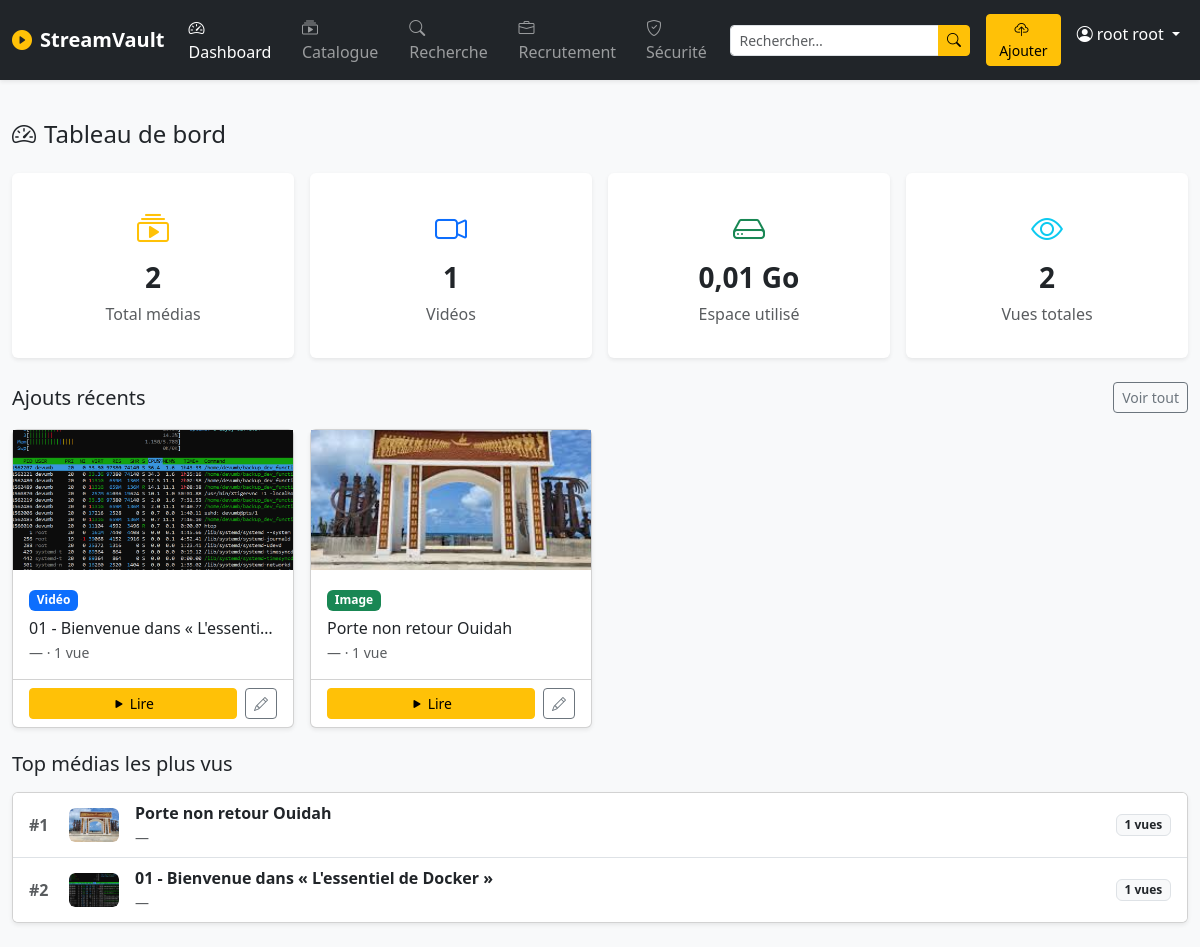
The page /play/ (signed in) on the database its author committed.
### authentification/models.py (models this page shows, shortened)
class User(AbstractUser):
    username = None
    email = models.EmailField(max_length=100 , blank=True, null=True, unique=True)
    nom = models.CharField(max_length=50, blank=False, null=False)
    prenoms = models.CharField(max_length=65, blank=False, null=False)
    photo_url = models.ImageField(upload_to='photo/')
    creat_at = models.DateTimeField(auto_now_add=True, editable=False)
    update_at = models.DateTimeField(auto_now=True)
    is_staff = models.BooleanField(default=False)
    is_active = models.BooleanField(default=True, auto_created=True)
    is_superuser = models.BooleanField(default=False)
    USERNAME_FIELD = 'email'
    REQUIRED_FIELDS = ["nom", "prenoms"]
    objects = UserManager()
    @property
    def full_name(self):
        return f"{self.nom} {self.prenoms}"

### greenplay/models.py (models this page shows, shortened)
class Media(models.Model):
    TYPE_VIDEO = "video"
    TYPE_IMAGE = "image"
    TYPE_AUDIO = "audio"
    MEDIA_TYPES = [
        (TYPE_VIDEO, "Vidéo"),
        (TYPE_IMAGE, "Image"),
        (TYPE_AUDIO, "Audio"),
    ]
    VISIBILITY_PUBLIC = "public"
    VISIBILITY_PRIVATE = "private"
    VISIBILITY_INVITE = "invite"
    VISIBILITY_CHOICES = [
        (VISIBILITY_PUBLIC, "Public"),
        (VISIBILITY_PRIVATE, "Privé"),
        (VISIBILITY_INVITE, "Sur invitation"),
    ]
    LICENSE_CHOICES = [
        ("proprietary", "Propriétaire"),
        ("cc_by", "CC BY"),
        ("cc_by_sa", "CC BY-SA"),
        ("public_domain", "Domaine public"),
    ]
    title = models.CharField(max_length=255, verbose_name="Titre")
    slug = models.SlugField(max_length=255, unique=True, blank=True)
    description = models.TextField(blank=True, verbose_name="Description")
    media_type = models.CharField(
        max_length=10, choices=MEDIA_TYPES, verbose_name="Type de média"
    )
    file = models.FileField(
        upload_to=media_upload_path, verbose_name="Fichier média"
    )
    thumbnail = models.ImageField(
        upload_to=thumbnail_upload_path,
        blank=True,
        null=True,
        verbose_name="Miniature",
    )
    category = models.ForeignKey(
        Category,
        on_delete=models.SET_NULL,
        null=True,
        blank=True,
        related_name="medias",
        verbose_name="Catégorie",
    )
    tags = models.ManyToManyField(Tag, blank=True, related_name="medias", verbose_name="Tags")
    author = models.CharField(max_length=200, blank=True, verbose_name="Auteur / Réalisateur")
    production_date = models.DateField(null=True, blank=True, verbose_name="Date de production")
    duration = models.PositiveIntegerField(
        null=True, blank=True, verbose_name="Durée (secondes)"
    )
    file_size = models.PositiveBigIntegerField(
        null=True, blank=True, verbose_name="Taille du fichier (octets)"
    )
    visibility = models.CharField(
        max_length=10,
        choices=VISIBILITY_CHOICES,
        default=VISIBILITY_PUBLIC,
        verbose_name="Visibilité",
    )
    license = models.CharField(
        max_length=20,
        choices=LICENSE_CHOICES,
        default="proprietary",
        verbose_name="Licence",
    )
    uploaded_by = models.ForeignKey(
        settings.AUTH_USER_MODEL,
        on_delete=models.CASCADE,
        related_name="medias",
        verbose_name="Téléversé par",
    )
    created_at = models.DateTimeField(auto_now_add=True, verbose_name="Date d'ajout")
    updated_at = models.DateTimeField(auto_now=True, verbose_name="Dernière modification")
    class Meta:
        verbose_name = "Média"
        verbose_name_plural = "Médias"
        ordering = ["-created_at"]
        indexes = [
            models.Index(fields=["media_type"]),
            models.Index(fields=["visibility"]),
            models.Index(fields=["created_at"]),
        ]
    @property
    def view_count(self):
        return self.views.count()
    @property
    def is_video(self):
        return self.media_type == self.TYPE_VIDEO
    @property
    def is_image(self):
        return self.media_type == self.TYPE_IMAGE

### greenplay/views.py (the view)
# urls.py: path("", play_views.dashboard, name="dashboard"),
@login_required
def dashboard(request):
    medias = Media.objects.filter(visibility=Media.VISIBILITY_PUBLIC)
    total = medias.count()
    total_videos = medias.filter(media_type=Media.TYPE_VIDEO).count()
    total_images = medias.filter(media_type=Media.TYPE_IMAGE).count()
    total_audios = medias.filter(media_type=Media.TYPE_AUDIO).count()
    total_views = MediaView.objects.count()
    total_size = medias.aggregate(s=Sum("file_size"))["s"] or 0
    recent_medias = medias.select_related("category", "uploaded_by").prefetch_related("tags")[:8]
    top_medias = (
        medias.annotate(vc=Count("views"))
        .select_related("category")
        .order_by("-vc")[:5]
    )
    context = {
        "total": total,
        "total_videos": total_videos,
        "total_images": total_images,
        "total_audios": total_audios,
        "total_views": total_views,
        "total_size_gb": round(total_size / (1024 ** 3), 2),
        "recent_medias": recent_medias,
        "top_medias": top_medias,
    }
    return render(request, "greenplay/dashboard.html", context)

### greenplay/templates/greenplay/dashboard.html (shortened to what this page needs)
{% extends "greenplay/base.html" %}
{% block content %}
<h4 class="mb-4"><i class="bi bi-speedometer2 me-2"></i>Tableau de bord</h4>
<div class="row g-3 mb-4">
  <div class="col-sm-6 col-xl-3">
    <div class="card border-0 shadow-sm text-center py-3">
      <div class="card-body">
        <i class="bi bi-collection-play fs-2 text-warning"></i>
        <h3 class="mt-2 fw-bold">{{ total }}</h3>
        <p class="text-muted mb-0">Total médias</p>
      </div>
    </div>
  </div>
  <div class="col-sm-6 col-xl-3">
    <div class="card border-0 shadow-sm text-center py-3">
      <div class="card-body">
        <i class="bi bi-camera-video fs-2 text-primary"></i>
        <h3 class="mt-2 fw-bold">{{ total_videos }}</h3>
        <p class="text-muted mb-0">Vidéos</p>
      </div>
    </div>
  </div>
  <div class="col-sm-6 col-xl-3">
    <div class="card border-0 shadow-sm text-center py-3">
      <div class="card-body">
        <i class="bi bi-hdd fs-2 text-success"></i>
        <h3 class="mt-2 fw-bold">{{ total_size_gb }} Go</h3>
        <p class="text-muted mb-0">Espace utilisé</p>
      </div>
    </div>
  </div>
  <div class="col-sm-6 col-xl-3">
    <div class="card border-0 shadow-sm text-center py-3">
      <div class="card-body">
        <i class="bi bi-eye fs-2 text-info"></i>
        <h3 class="mt-2 fw-bold">{{ total_views }}</h3>
        <p class="text-muted mb-0">Vues totales</p>
      </div>
    </div>
  </div>
</div>
<div class="d-flex justify-content-between align-items-center mb-3">
  <h5 class="mb-0">Ajouts récents</h5>
  <a href="{% url 'media:catalogue' %}" class="btn btn-outline-secondary btn-sm">Voir tout</a>
</div>
{% if recent_medias %}
<div class="row row-cols-1 row-cols-md-2 row-cols-xl-4 g-3 mb-4">
  {% for m in recent_medias %}
  <div class="col">
    <div class="card h-100 shadow-sm">
      <div class="bg-secondary d-flex align-items-center justify-content-center"
           style="height:140px;font-size:3rem;overflow:hidden">
        {% if m.thumbnail %}
          <img src="{{ m.thumbnail.url }}" alt="{{ m.title }}" class="w-100 h-100 object-fit-cover">
        {% else %}
          {% if m.is_video %}🎬{% elif m.is_image %}🖼️{% else %}🎵{% endif %}
        {% endif %}
      </div>
      <div class="card-body">
        <span class="badge mb-2
          {% if m.is_video %}bg-primary
          {% elif m.is_image %}bg-success
          {% else %}bg-warning text-dark{% endif %}">
          {{ m.get_media_type_display }}
        </span>
        <h6 class="card-title text-truncate mb-1">{{ m.title }}</h6>
        <p class="card-text text-muted small mb-0">
          {{ m.category.name|default:"—" }} · {{ m.view_count }} vue{{ m.view_count|pluralize }}
        </p>
      </div>
      <div class="card-footer bg-transparent d-flex gap-2">
        <a href="{% url 'media:detail' m.slug %}" class="btn btn-sm btn-warning flex-fill">
          <i class="bi bi-play-fill"></i> Lire
        </a>
        {% if request.user == m.uploaded_by or request.user.is_staff %}
        <a href="{% url 'media:edit' m.slug %}" class="btn btn-sm btn-outline-secondary">
          <i class="bi bi-pencil"></i>
        </a>
        {% endif %}
      </div>
    </div>
  </div>
  {% endfor %}
</div>
{% else %}
<div class="alert alert-info">
  <i class="bi bi-info-circle me-2"></i>Aucun média pour l'instant.
  <a href="{% url 'media:upload' %}" class="alert-link">Téléverser un média</a>
</div>
{% endif %}
{% if top_medias %}
<h5 class="mb-3">Top médias les plus vus</h5>
<div class="card shadow-sm">
  <ul class="list-group list-group-flush">
    {% for m in top_medias %}
    <li class="list-group-item d-flex align-items-center gap-3">
      <span class="fw-bold text-muted" style="width:24px">#{{ forloop.counter }}</span>
      <div class="bg-light rounded d-flex align-items-center justify-content-center flex-shrink-0"
           style="width:50px;height:34px;font-size:1.2rem;overflow:hidden">
        {% if m.thumbnail %}
          <img src="{{ m.thumbnail.url }}" alt="" class="w-100 h-100 object-fit-cover rounded">
        {% else %}
          {% if m.is_video %}🎬{% elif m.is_image %}🖼️{% else %}🎵{% endif %}
        {% endif %}
      </div>
      <div class="flex-grow-1">
        <a href="{% url 'media:detail' m.slug %}" class="text-decoration-none fw-semibold text-dark text-truncate d-block">
          {{ m.title }}
        </a>
        <small class="text-muted">{{ m.category.name|default:"—" }}</small>
      </div>
      <span class="badge bg-light text-dark border">{{ m.vc }} vues</span>
    </li>
    {% endfor %}
  </ul>
</div>
{% endif %}
{% endblock %}

### greenplay/templates/greenplay/base.html (shortened to what this page needs)
{% load static %}
<!DOCTYPE html>
<html lang="fr">
<head>
  {% load static %}
  <link rel="stylesheet" href="{% static 'vendor/css/bootstrap.min.css' %}">
  <link rel="stylesheet" href="{% static 'vendor/css/bootstrap-icons.min.css' %}">
  <link rel="stylesheet" href="{% static 'vendor/css/fonts.css' %}">
</head>
<body class="bg-light">
<nav class="navbar navbar-expand-lg navbar-dark bg-dark shadow-sm">
  <div class="container-fluid">
    <a class="navbar-brand fw-bold" href="{% url 'media:dashboard' %}">
      <i class="bi bi-play-circle-fill text-warning me-2"></i>StreamVault
    </a>
    <div class="collapse navbar-collapse" id="navMenu">
      <ul class="navbar-nav me-auto mb-2 mb-lg-0">
        <li class="nav-item">
          <a class="nav-link {% if request.resolver_match.url_name == 'dashboard' %}active{% endif %}"
             href="{% url 'media:dashboard' %}">
            <i class="bi bi-speedometer2 me-1"></i>Dashboard
          </a>
        </li>
        <li class="nav-item">
          <a class="nav-link {% if request.resolver_match.url_name == 'catalogue' %}active{% endif %}"
             href="{% url 'media:catalogue' %}">
            <i class="bi bi-collection-play me-1"></i>Catalogue
          </a>
        </li>
        <li class="nav-item">
          <a class="nav-link {% if request.resolver_match.url_name == 'search' %}active{% endif %}"
             href="{% url 'media:search' %}">
            <i class="bi bi-search me-1"></i>Recherche
          </a>
        </li>
        <li class="nav-item">
          <a class="nav-link {% if 'recrutement' in request.resolver_match.namespace %}active{% endif %}"
            href="{% url 'recrutement:liste' %}">
            <i class="bi bi-briefcase me-1"></i>Recrutement
          </a>
        </li>
        {% if user.is_staff %}
        <li class="nav-item">
          <a class="nav-link {% if request.resolver_match.url_name == 'security' %}active{% endif %}"
             href="{% url 'media:security' %}">
            <i class="bi bi-shield-check me-1"></i>Sécurité
          </a>
        </li>
        {% endif %}
      </ul>
      <form class="d-flex me-3" action="{% url 'media:search' %}" method="get">
        <div class="input-group input-group-sm">
          <input type="text" name="q" class="form-control" placeholder="Rechercher…">
          <button class="btn btn-warning" type="submit">
            <i class="bi bi-search"></i>
          </button>
        </div>
      </form>
      <ul class="navbar-nav">
        <li class="nav-item">
          <a class="btn btn-warning btn-sm me-2" href="{% url 'media:upload' %}">
            <i class="bi bi-cloud-upload me-1"></i>Ajouter
          </a>
        </li>
        <li class="nav-item dropdown">
          <a class="nav-link dropdown-toggle text-white" href="#" data-bs-toggle="dropdown">
            <i class="bi bi-person-circle me-1"></i>{{ user.full_name }}
          </a>
        </li>
      </ul>
    </div>
  </div>
</nav>
<div class="container-fluid py-4">
  {% block content %}{% endblock %}
</div>
</body>
</html>

### rows shown on the page
User: full_name "root root"
Media: thumbnail (picture), media_type "Vidéo", title "01 - Bienvenue dans « L'essenti…", category.name "—", view_count "1", title "01 - Bienvenue dans « L'essentiel de Docker »", vc "1"
Media: thumbnail (picture), media_type "Image", title "Porte non retour Ouidah", category.name "—", view_count "1", vc "1"

### other values the page prints
{{ total }} "2"
{{ total_videos }} "1"
{{ total_size_gb }} "0,01"
{{ total_views }} "2"
